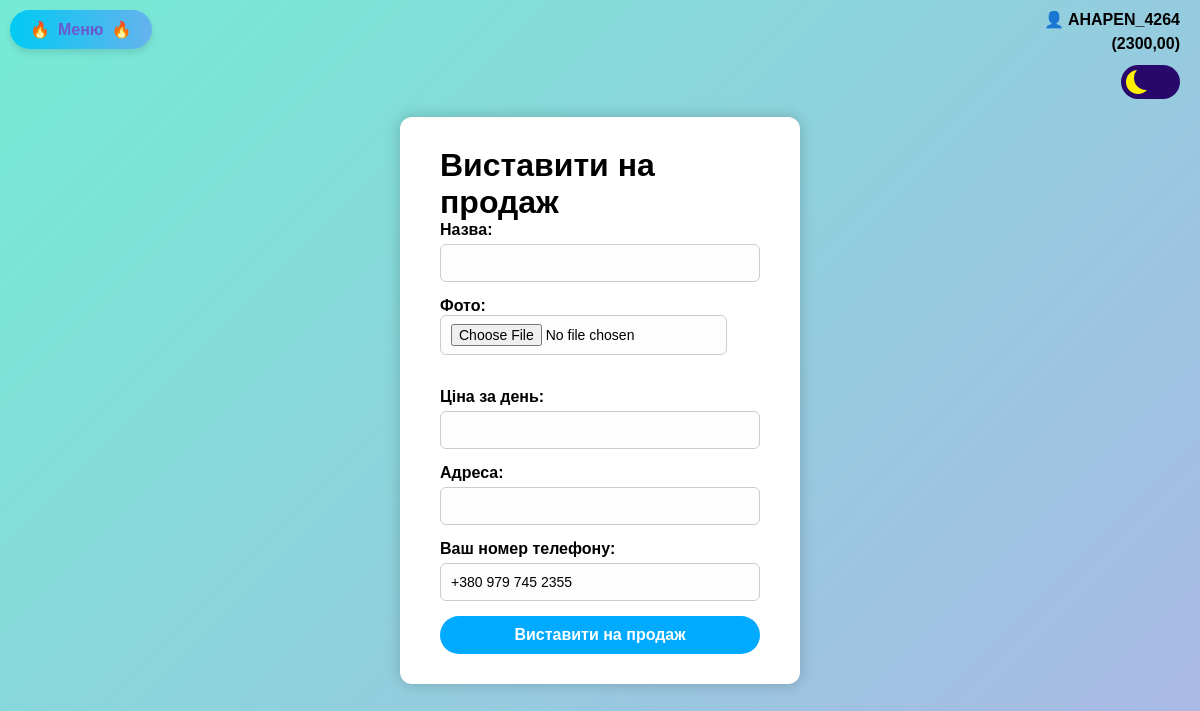
The page /room-for-sell/1 (signed in) on the database its author committed.
### app/models.py (models this page shows)
class User(AbstractUser):
    wallet = models.DecimalField(max_digits=10, decimal_places=2, default=0.00)
    phone_number = models.CharField(max_length=20, unique=True, null=True, blank=True)

### app/views.py (the view, shortened to what this page needs)
# urls.py: path('room-for-sell/<str:id>', room_for_sell, name='room-for-sell'),
@login_required(login_url='/error-continued')
def room_for_sell(request, id):
    if not request.user.is_authenticated or str(request.user.id) != str(id):
        return redirect('/error-continued')
    user = get_object_or_404(User, id=id)
    return render(request, 'room-for-sell.html', {'user': user})

### app/templates/room-for-sell.html (shortened to what this page needs)
{% extends 'base.html' %}
{% load static %}
{% block title %}
  <link rel="stylesheet" href="{% static 'css/room-for-sell.css' %}">
{% endblock %}
{% block body %}
<div class="menu-button-wrapper">
  {% if user.username %}
    <div id="menu" class="styled-button" onclick="redirectToMenu()">
      🔥 <span>Меню</span> 🔥
    </div>
  {% else %}
    <div id="menu" class="styled-button" onclick="redirectToMenuNone()">
      🔥 <span>Меню</span> 🔥
    </div>
  {% endif %}
</div>
<div class="username-display">
  {% if user.username %}
    <a href="/settings" class="login-link">👤 {{ user.username }}</a>
    <a href="/wallet" class="login-link">({{ user.wallet }})</a>
  {% else %}
    👤 Ви не увійшли в акаунт<br>
    <a href="/login" class="login-link">Увійти</a>
  {% endif %}
  <div class="switch-wrapper">
    <label class="switch" title="Перемкнути тему">
      <span class="slider"></span>
    </label>
  </div>
</div>
<div class="background rooms-wiew">
  <div class="container">
    <form method="post" action="/room-for-sell/{{ user.id }}" enctype="multipart/form-data" class="form">
      <h1>Виставити на продаж</h1>
      <label>Назва:
        <input type="text" name="title" required>
      </label>
      <label>Фото:
        <input type="file" name="photo" accept="image/*" id="photoInput" required>
      </label>
      <br>
      <label>Ціна за день:
        <input type="text" name="price" value="{{ room.price|floatformat:0 }}" required>
      </label>
      <label>Адреса:
        <input type="text" name="address" required>
      </label>
      <label>Ваш номер телефону:
        <input type="text" name="phone_number" value="{{ user.phone_number }}" required>
      </label>
      <button type="submit" class="btn">Виставити на продаж</button>
    </form>
  </div>
</div>
{% endblock %}

### app/static/css/room-for-sell.css (style rules this page uses)
* { margin: 0; padding: 0; box-sizing: border-box; font-family: Arial, sans-serif; }
html, body { height: 100%; margin: 0; background: linear-gradient(135deg, #74ebd5, #ACB6E5); color: #000; font-family: Arial, sans-serif; transition: background-color 0.3s, color 0.3s; }
.username-display { position: absolute; top: 10px; right: 20px; font-weight: bold; font-size: 16px; color: #333; display: flex; flex-direction: column; align-items: flex-end; gap: 6px; }
.username-display a { color: #000; text-decoration: none; }
.switch-wrapper { margin-top: 6px; }
.switch { font-size: 17px; display: inline-block; width: 3.5em; height: 2em; position: relative; }
.slider { --background: #28096b; position: absolute; cursor: pointer; top: 0; left: 0; right: 0; bottom: 0; background-color: var(--background); transition: .5s; border-radius: 30px; }
.slider:before { position: absolute; content: ""; height: 1.4em; width: 1.4em; border-radius: 50%; left: 10%; bottom: 15%; box-shadow: inset 8px -4px 0px 0px #fff000; background: var(--background); transition: .5s; }
.menu-button-wrapper { position: fixed; top: 10px; left: 10px; z-index: 1000; }
.styled-button { display: inline-flex; align-items: center; gap: 8px; background: linear-gradient(90deg, #00caf3, #66b2ed); color: #5f2eea; font-family: Arial, sans-serif; font-size: 16px; font-weight: bold; padding: 10px 20px; border: none; border-radius: 20px; box-shadow: 0 4px 6px rgba(0, 0, 0, 0.1); cursor: pointer; text-decoration: none; transition: transform 0.2s ease, box-shadow 0.2s ease; }
.styled-button span { color: #6a5acd; text-decoration: none; font-weight: bold; }
.container { background-color: white; padding: 30px 40px; border-radius: 12px; box-shadow: 0 0 15px rgba(0, 0, 0, 0.2); width: 100%; max-width: 400px; }
.container input, .container select, .container textarea { background-color: #fdfdfd; color: #000; border: 1px solid #ccc; border-radius: 6px; padding: 8px 10px; transition: background-color 0.3s, color 0.3s; font-size: 14px; }
.container input::placeholder, .container textarea::placeholder { color: #666; }
.container button.btn { background-color: #00aaff; color: white; border: none; padding: 10px 20px; border-radius: 20px; cursor: pointer; transition: background-color 0.3s; font-size: 16px; font-weight: bold; }
.background { height: 100%; display: flex; justify-content: center; align-items: center; }
label { display: block; margin-bottom: 15px; font-weight: bold; }
input[type="text"], input[type="password"] { width: 100%; padding: 10px; margin-top: 5px; border: 1px solid #ccc; border-radius: 6px; }
button { width: 100%; padding: 10px; background-color: #4facfe; color: white; border: none; border-radius: 6px; font-weight: bold; cursor: pointer; transition: background 0.3s ease; }

### rows shown on the page
User: username "AHAPEN_4264", wallet "2300,00", phone_number "+380 979 745 2355"
